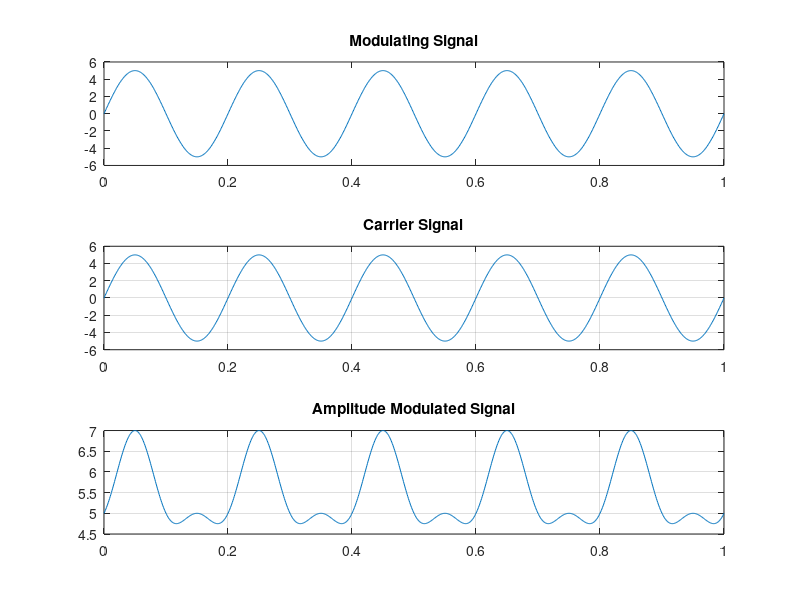

Write the MATLAB code that produced this figure.
clc;
close all;
clear all;

m=1;

Am=5; %Amp. of modulating signal
fa=input('Message frequency ='); %frequency of modulating signal
fc=input('Carrier frequency ='); 

t=0:.001:1;
ym=Am*sin(2*pi*fa*t);
figure(1)
subplot(3,1,1);
plot(t,ym)
title('Modulating Signal');

%carrier signal
Ac=Am/m;
yc=Ac*sin(2*pi*fc*t);
subplot(3,1,2);
plot(t,yc);
grid on;
title('Carrier Signal');

%AM Modulation
y=Ac+(1+m*sin(2*pi*fa*t)).*sin(2*pi*fc*t);
subplot(3,1,3);
plot(t,y);
title('Amplitude Modulated Signal');
grid on;